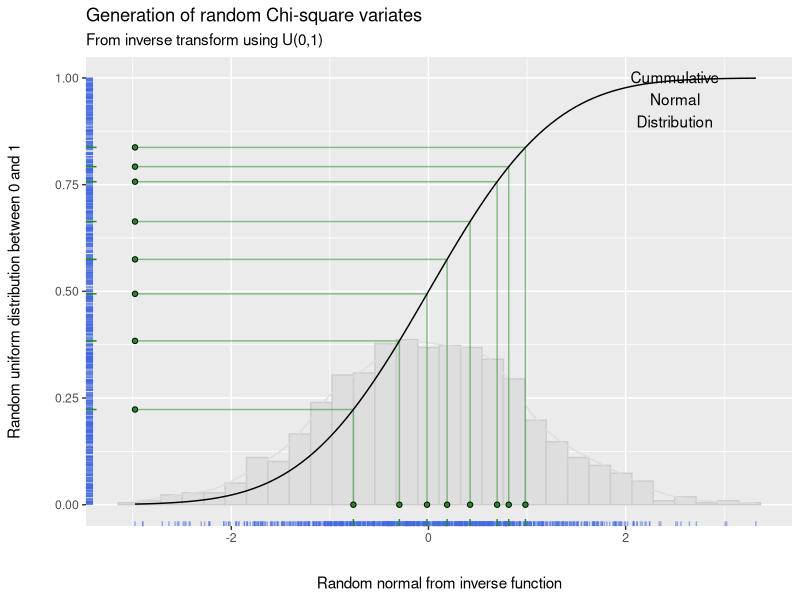

This chart was generated by the following R code:
library(tidyverse)
library(gganimate)

df <- tibble(
  ux = runif(1000),
  nx = qnorm(ux),
  px = pnorm(ux)
)
sub_df <- df %>% sample_n(10) %>% 
  filter(nx >-1 & nx < 1)
plt <- df %>% 
  ggplot(aes(nx, ux)) +
  geom_histogram(aes(x = nx, y = ..density..), inherit.aes = FALSE,
                 bins = 30, color = "#cdcdcd", fill = "#dedede") +
  stat_density(aes(x = nx), inherit.aes = FALSE,
                 color = "#dedede", geom = "line") +
  geom_rug(length = unit(0.01, "npc"), alpha = 0.5, color = "royalblue") +
  geom_segment(aes(x = nx, xend = nx, yend = 0), 
               alpha = 0.5, data = sub_df, color = "forestgreen") +
  geom_segment(aes(x = nx, xend = min(df$nx), y = ux, yend = ux), 
               alpha = 0.5, data = sub_df, color = "forestgreen") +
  stat_function(fun = pnorm) +
  labs(x = "Random normal from inverse function",
       y = "Random uniform distribution between 0 and 1",
       title = "Generation of random Chi-square variates",
       subtitle = "From inverse transform using U(0,1)") +
  theme(axis.title.x = element_text(margin = margin(t = 8, 0, 0, 0, "mm")),
        axis.title.y = element_text(margin = margin(r = 8, 0, 0, 0, "mm"))) +
  annotate(geom = "text", x = 2.5, y = 0.95, label = "Cummulative\nNormal\nDistribution") +
  geom_point(aes(y = 0), data = sub_df, shape = 21, fill = "forestgreen") +
  geom_point(aes(x = min(df$nx)), data = sub_df, shape = 21, fill = "forestgreen") +
  geom_rug(data = sub_df, color = "forestgreen", length = unit(0.015, "npc"))

# plot(plt)
ggsave(plt, filename = "_images/inverse-transformation.svg",
       width = 5, height = 5)
